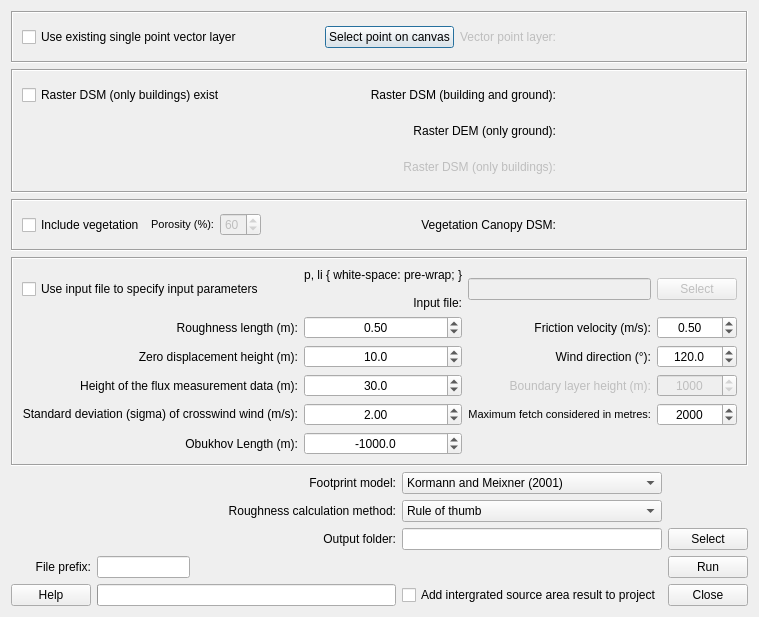
<?xml version="1.0" encoding="UTF-8"?>
<ui version="4.0">
 <class>FootprintModelDialogBase</class>
 <widget class="QDialog" name="FootprintModelDialogBase">
  <property name="geometry">
   <rect>
    <x>0</x>
    <y>0</y>
    <width>702</width>
    <height>604</height>
   </rect>
  </property>
  <property name="windowTitle">
   <string>Footprint model</string>
  </property>
  <layout class="QGridLayout" name="gridLayout_6">
   <item row="2" column="0">
    <widget class="QFrame" name="frame_4">
     <property name="frameShape">
      <enum>QFrame::Box</enum>
     </property>
     <property name="frameShadow">
      <enum>QFrame::Sunken</enum>
     </property>
     <layout class="QGridLayout" name="gridLayout_11">
      <item row="0" column="0">
       <widget class="QCheckBox" name="checkBoxUseVeg">
        <property name="enabled">
         <bool>true</bool>
        </property>
        <property name="text">
         <string>Include vegetation</string>
        </property>
       </widget>
      </item>
      <item row="0" column="4">
       <widget class="QLabel" name="label_21">
        <property name="text">
         <string>Vegetation Canopy DSM:</string>
        </property>
        <property name="alignment">
         <set>Qt::AlignRight|Qt::AlignTrailing|Qt::AlignVCenter</set>
        </property>
       </widget>
      </item>
      <item row="2" column="5">
       <spacer name="verticalSpacer_2">
        <property name="orientation">
         <enum>Qt::Vertical</enum>
        </property>
        <property name="sizeHint" stdset="0">
         <size>
          <width>20</width>
          <height>40</height>
         </size>
        </property>
       </spacer>
      </item>
      <item row="0" column="1">
       <widget class="QLabel" name="label_20">
        <property name="text">
         <string>&lt;!DOCTYPE HTML PUBLIC &quot;-//W3C//DTD HTML 4.0//EN&quot; &quot;http://www.w3.org/TR/REC-html40/strict.dtd&quot;&gt;
&lt;html&gt;&lt;head&gt;&lt;meta name=&quot;qrichtext&quot; content=&quot;1&quot; /&gt;&lt;style type=&quot;text/css&quot;&gt;
p, li { white-space: pre-wrap; }
&lt;/style&gt;&lt;/head&gt;&lt;body style=&quot; font-family:'MS Shell Dlg 2'; font-size:8pt; font-weight:400; font-style:normal;&quot;&gt;
&lt;p style=&quot; margin-top:0px; margin-bottom:0px; margin-left:0px; margin-right:0px; -qt-block-indent:0; text-indent:0px;&quot;&gt;Porosity (%):&lt;/p&gt;&lt;/body&gt;&lt;/html&gt;</string>
        </property>
        <property name="alignment">
         <set>Qt::AlignRight|Qt::AlignTrailing|Qt::AlignVCenter</set>
        </property>
       </widget>
      </item>
      <item row="0" column="2">
       <widget class="QSpinBox" name="spinBoxPorosity">
        <property name="enabled">
         <bool>false</bool>
        </property>
        <property name="value">
         <number>60</number>
        </property>
       </widget>
      </item>
      <item row="0" column="5" colspan="2">
       <widget class="QWidget" name="widgetVegDSM" native="true">
        <property name="enabled">
         <bool>false</bool>
        </property>
        <property name="minimumSize">
         <size>
          <width>175</width>
          <height>30</height>
         </size>
        </property>
        <property name="layoutDirection">
         <enum>Qt::LeftToRight</enum>
        </property>
        <layout class="QGridLayout" name="gridLayout_3"/>
       </widget>
      </item>
      <item row="0" column="3">
       <spacer name="horizontalSpacer_3">
        <property name="orientation">
         <enum>Qt::Horizontal</enum>
        </property>
        <property name="sizeHint" stdset="0">
         <size>
          <width>40</width>
          <height>20</height>
         </size>
        </property>
       </spacer>
      </item>
     </layout>
    </widget>
   </item>
   <item row="0" column="0">
    <widget class="QFrame" name="frame_2">
     <property name="frameShape">
      <enum>QFrame::Box</enum>
     </property>
     <property name="frameShadow">
      <enum>QFrame::Sunken</enum>
     </property>
     <layout class="QGridLayout" name="gridLayout">
      <item row="4" column="2" colspan="2">
       <spacer name="verticalSpacer_5">
        <property name="orientation">
         <enum>Qt::Vertical</enum>
        </property>
        <property name="sizeHint" stdset="0">
         <size>
          <width>20</width>
          <height>40</height>
         </size>
        </property>
       </spacer>
      </item>
      <item row="1" column="3">
       <widget class="QLabel" name="label_6">
        <property name="enabled">
         <bool>false</bool>
        </property>
        <property name="text">
         <string>Vector point layer:</string>
        </property>
        <property name="alignment">
         <set>Qt::AlignRight|Qt::AlignTrailing|Qt::AlignVCenter</set>
        </property>
       </widget>
      </item>
      <item row="1" column="0">
       <widget class="QCheckBox" name="checkBoxVectorLayer">
        <property name="layoutDirection">
         <enum>Qt::LeftToRight</enum>
        </property>
        <property name="text">
         <string>Use existing single point vector layer</string>
        </property>
       </widget>
      </item>
      <item row="1" column="2">
       <widget class="QPushButton" name="selectpoint">
        <property name="contextMenuPolicy">
         <enum>Qt::DefaultContextMenu</enum>
        </property>
        <property name="toolTip">
         <string>Select point on canvas</string>
        </property>
        <property name="whatsThis">
         <string>Select a point on the canvas &lt;a href=README.html&gt; Click here for more info! &lt;/a href&gt;</string>
        </property>
        <property name="text">
         <string>Select point on canvas</string>
        </property>
       </widget>
      </item>
      <item row="1" column="4">
       <widget class="QWidget" name="widgetPointLayer" native="true">
        <property name="enabled">
         <bool>false</bool>
        </property>
        <property name="minimumSize">
         <size>
          <width>175</width>
          <height>30</height>
         </size>
        </property>
        <property name="layoutDirection">
         <enum>Qt::LeftToRight</enum>
        </property>
        <layout class="QGridLayout" name="gridLayout_10"/>
       </widget>
      </item>
      <item row="1" column="1">
       <spacer name="horizontalSpacer_4">
        <property name="orientation">
         <enum>Qt::Horizontal</enum>
        </property>
        <property name="sizeHint" stdset="0">
         <size>
          <width>40</width>
          <height>20</height>
         </size>
        </property>
       </spacer>
      </item>
     </layout>
    </widget>
   </item>
   <item row="1" column="0">
    <widget class="QFrame" name="frame">
     <property name="frameShape">
      <enum>QFrame::Box</enum>
     </property>
     <property name="frameShadow">
      <enum>QFrame::Sunken</enum>
     </property>
     <layout class="QGridLayout" name="gridLayout_9">
      <item row="3" column="2">
       <widget class="QLabel" name="label_2">
        <property name="text">
         <string>Raster DSM (building and ground):</string>
        </property>
        <property name="alignment">
         <set>Qt::AlignRight|Qt::AlignTrailing|Qt::AlignVCenter</set>
        </property>
       </widget>
      </item>
      <item row="8" column="3">
       <spacer name="verticalSpacer">
        <property name="orientation">
         <enum>Qt::Vertical</enum>
        </property>
        <property name="sizeHint" stdset="0">
         <size>
          <width>20</width>
          <height>40</height>
         </size>
        </property>
       </spacer>
      </item>
      <item row="4" column="2">
       <widget class="QLabel" name="label_3">
        <property name="text">
         <string>Raster DEM (only ground):</string>
        </property>
        <property name="alignment">
         <set>Qt::AlignRight|Qt::AlignTrailing|Qt::AlignVCenter</set>
        </property>
       </widget>
      </item>
      <item row="5" column="2">
       <widget class="QLabel" name="label_4">
        <property name="enabled">
         <bool>false</bool>
        </property>
        <property name="text">
         <string>Raster DSM (only buildings):</string>
        </property>
        <property name="alignment">
         <set>Qt::AlignRight|Qt::AlignTrailing|Qt::AlignVCenter</set>
        </property>
       </widget>
      </item>
      <item row="3" column="0">
       <widget class="QCheckBox" name="checkBoxOnlyBuilding">
        <property name="layoutDirection">
         <enum>Qt::LeftToRight</enum>
        </property>
        <property name="text">
         <string>Raster DSM (only buildings) exist</string>
        </property>
       </widget>
      </item>
      <item row="3" column="3">
       <widget class="QWidget" name="widgetDSMbuildground" native="true">
        <property name="minimumSize">
         <size>
          <width>175</width>
          <height>30</height>
         </size>
        </property>
        <property name="layoutDirection">
         <enum>Qt::LeftToRight</enum>
        </property>
        <layout class="QGridLayout" name="gridLayout_2"/>
       </widget>
      </item>
      <item row="4" column="3">
       <widget class="QWidget" name="widgetDEM" native="true">
        <property name="minimumSize">
         <size>
          <width>175</width>
          <height>30</height>
         </size>
        </property>
        <property name="layoutDirection">
         <enum>Qt::LeftToRight</enum>
        </property>
        <layout class="QGridLayout" name="gridLayout_7"/>
       </widget>
      </item>
      <item row="5" column="3">
       <widget class="QWidget" name="widgetDSMbuild" native="true">
        <property name="enabled">
         <bool>false</bool>
        </property>
        <property name="minimumSize">
         <size>
          <width>175</width>
          <height>30</height>
         </size>
        </property>
        <property name="layoutDirection">
         <enum>Qt::LeftToRight</enum>
        </property>
        <layout class="QGridLayout" name="gridLayout_8"/>
       </widget>
      </item>
      <item row="3" column="1">
       <spacer name="horizontalSpacer">
        <property name="orientation">
         <enum>Qt::Horizontal</enum>
        </property>
        <property name="sizeHint" stdset="0">
         <size>
          <width>40</width>
          <height>20</height>
         </size>
        </property>
       </spacer>
      </item>
     </layout>
    </widget>
   </item>
   <item row="3" column="0">
    <widget class="QFrame" name="frame_3">
     <property name="frameShape">
      <enum>QFrame::Box</enum>
     </property>
     <property name="frameShadow">
      <enum>QFrame::Sunken</enum>
     </property>
     <layout class="QGridLayout" name="gridLayout_5">
      <item row="15" column="1">
       <widget class="QDoubleSpinBox" name="doubleSpinBox_wssd">
        <property name="alignment">
         <set>Qt::AlignCenter</set>
        </property>
        <property name="singleStep">
         <double>0.100000000000000</double>
        </property>
        <property name="value">
         <double>2.000000000000000</double>
        </property>
       </widget>
      </item>
      <item row="16" column="0">
       <widget class="QLabel" name="label_16">
        <property name="text">
         <string>Obukhov Length (m):</string>
        </property>
        <property name="alignment">
         <set>Qt::AlignRight|Qt::AlignTrailing|Qt::AlignVCenter</set>
        </property>
       </widget>
      </item>
      <item row="12" column="2">
       <widget class="QLabel" name="label_17">
        <property name="text">
         <string>Friction velocity (m/s):</string>
        </property>
        <property name="alignment">
         <set>Qt::AlignRight|Qt::AlignTrailing|Qt::AlignVCenter</set>
        </property>
       </widget>
      </item>
      <item row="12" column="3">
       <widget class="QDoubleSpinBox" name="doubleSpinBox_ustar">
        <property name="alignment">
         <set>Qt::AlignCenter</set>
        </property>
        <property name="singleStep">
         <double>0.000000000000000</double>
        </property>
        <property name="value">
         <double>0.500000000000000</double>
        </property>
       </widget>
      </item>
      <item row="14" column="2">
       <widget class="QLabel" name="label_19">
        <property name="enabled">
         <bool>false</bool>
        </property>
        <property name="text">
         <string>Boundary layer height (m):</string>
        </property>
        <property name="alignment">
         <set>Qt::AlignRight|Qt::AlignTrailing|Qt::AlignVCenter</set>
        </property>
       </widget>
      </item>
      <item row="14" column="3">
       <widget class="QDoubleSpinBox" name="doubleSpinBox_bl">
        <property name="enabled">
         <bool>false</bool>
        </property>
        <property name="alignment">
         <set>Qt::AlignCenter</set>
        </property>
        <property name="decimals">
         <number>0</number>
        </property>
        <property name="maximum">
         <double>4000.000000000000000</double>
        </property>
        <property name="value">
         <double>1000.000000000000000</double>
        </property>
       </widget>
      </item>
      <item row="13" column="2">
       <widget class="QLabel" name="label_18">
        <property name="text">
         <string>Wind direction (°):</string>
        </property>
        <property name="alignment">
         <set>Qt::AlignRight|Qt::AlignTrailing|Qt::AlignVCenter</set>
        </property>
       </widget>
      </item>
      <item row="15" column="2">
       <widget class="QLabel" name="label_7">
        <property name="text">
         <string>&lt;!DOCTYPE HTML PUBLIC &quot;-//W3C//DTD HTML 4.0//EN&quot; &quot;http://www.w3.org/TR/REC-html40/strict.dtd&quot;&gt;
&lt;html&gt;&lt;head&gt;&lt;meta name=&quot;qrichtext&quot; content=&quot;1&quot; /&gt;&lt;style type=&quot;text/css&quot;&gt;
p, li { white-space: pre-wrap; }
&lt;/style&gt;&lt;/head&gt;&lt;body style=&quot; font-family:'MS Shell Dlg 2'; font-size:8pt; font-weight:400; font-style:normal;&quot;&gt;
&lt;p style=&quot; margin-top:0px; margin-bottom:0px; margin-left:0px; margin-right:0px; -qt-block-indent:0; text-indent:0px;&quot;&gt;Maximum fetch considered in metres:&lt;/p&gt;&lt;/body&gt;&lt;/html&gt;</string>
        </property>
        <property name="alignment">
         <set>Qt::AlignRight|Qt::AlignTrailing|Qt::AlignVCenter</set>
        </property>
       </widget>
      </item>
      <item row="15" column="3">
       <widget class="QSpinBox" name="spinBoxFetch">
        <property name="enabled">
         <bool>true</bool>
        </property>
        <property name="alignment">
         <set>Qt::AlignCenter</set>
        </property>
        <property name="maximum">
         <number>10000</number>
        </property>
        <property name="value">
         <number>2000</number>
        </property>
       </widget>
      </item>
      <item row="16" column="1">
       <widget class="QDoubleSpinBox" name="doubleSpinBox_L">
        <property name="alignment">
         <set>Qt::AlignCenter</set>
        </property>
        <property name="decimals">
         <number>1</number>
        </property>
        <property name="minimum">
         <double>-10000.000000000000000</double>
        </property>
        <property name="maximum">
         <double>10000.000000000000000</double>
        </property>
        <property name="value">
         <double>-1000.000000000000000</double>
        </property>
       </widget>
      </item>
      <item row="13" column="3">
       <widget class="QDoubleSpinBox" name="doubleSpinBox_wd">
        <property name="alignment">
         <set>Qt::AlignCenter</set>
        </property>
        <property name="decimals">
         <number>1</number>
        </property>
        <property name="maximum">
         <double>360.000000000000000</double>
        </property>
        <property name="value">
         <double>120.000000000000000</double>
        </property>
       </widget>
      </item>
      <item row="15" column="0">
       <widget class="QLabel" name="label_15">
        <property name="text">
         <string>&lt;html&gt;&lt;head/&gt;&lt;body&gt;&lt;p&gt;Standard deviation (sigma) of crosswind wind (m/s):&lt;/p&gt;&lt;/body&gt;&lt;/html&gt;</string>
        </property>
        <property name="alignment">
         <set>Qt::AlignRight|Qt::AlignTrailing|Qt::AlignVCenter</set>
        </property>
       </widget>
      </item>
      <item row="12" column="1">
       <widget class="QDoubleSpinBox" name="doubleSpinBox_z0">
        <property name="alignment">
         <set>Qt::AlignCenter</set>
        </property>
        <property name="singleStep">
         <double>0.100000000000000</double>
        </property>
        <property name="value">
         <double>0.500000000000000</double>
        </property>
       </widget>
      </item>
      <item row="13" column="1">
       <widget class="QDoubleSpinBox" name="doubleSpinBox_zd">
        <property name="alignment">
         <set>Qt::AlignCenter</set>
        </property>
        <property name="decimals">
         <number>1</number>
        </property>
        <property name="maximum">
         <double>1000.000000000000000</double>
        </property>
        <property name="value">
         <double>10.000000000000000</double>
        </property>
       </widget>
      </item>
      <item row="17" column="2">
       <spacer name="verticalSpacer_3">
        <property name="orientation">
         <enum>Qt::Vertical</enum>
        </property>
        <property name="sizeHint" stdset="0">
         <size>
          <width>20</width>
          <height>40</height>
         </size>
        </property>
       </spacer>
      </item>
      <item row="12" column="0">
       <widget class="QLabel" name="label_11">
        <property name="text">
         <string>Roughness length (m):</string>
        </property>
        <property name="alignment">
         <set>Qt::AlignRight|Qt::AlignTrailing|Qt::AlignVCenter</set>
        </property>
       </widget>
      </item>
      <item row="1" column="0">
       <widget class="QCheckBox" name="checkBoxUseFile">
        <property name="enabled">
         <bool>true</bool>
        </property>
        <property name="layoutDirection">
         <enum>Qt::LeftToRight</enum>
        </property>
        <property name="text">
         <string>Use input file to specify input parameters</string>
        </property>
       </widget>
      </item>
      <item row="13" column="0">
       <widget class="QLabel" name="label_12">
        <property name="text">
         <string>Zero displacement height (m):</string>
        </property>
        <property name="alignment">
         <set>Qt::AlignRight|Qt::AlignTrailing|Qt::AlignVCenter</set>
        </property>
       </widget>
      </item>
      <item row="14" column="0">
       <widget class="QLabel" name="label_13">
        <property name="text">
         <string>Height of the flux measurement data (m):</string>
        </property>
        <property name="alignment">
         <set>Qt::AlignRight|Qt::AlignTrailing|Qt::AlignVCenter</set>
        </property>
       </widget>
      </item>
      <item row="1" column="3">
       <widget class="QPushButton" name="pushButtonImport">
        <property name="enabled">
         <bool>false</bool>
        </property>
        <property name="text">
         <string>Select</string>
        </property>
       </widget>
      </item>
      <item row="1" column="2">
       <widget class="QLineEdit" name="textInputMetdata">
        <property name="enabled">
         <bool>false</bool>
        </property>
       </widget>
      </item>
      <item row="1" column="1">
       <widget class="QLabel" name="label_10">
        <property name="text">
         <string>&lt;!DOCTYPE HTML PUBLIC &quot;-//W3C//DTD HTML 4.0//EN&quot; &quot;http://www.w3.org/TR/REC-html40/strict.dtd&quot;&gt;
&lt;html&gt;&lt;head&gt;&lt;meta name=&quot;qrichtext&quot; content=&quot;1&quot; /&gt;&lt;style type=&quot;text/css&quot;&gt;
p, li { white-space: pre-wrap; }
&lt;/style&gt;&lt;/head&gt;&lt;body style=&quot; font-family:'MS Shell Dlg 2'; font-size:8pt; font-weight:400; font-style:normal;&quot;&gt;
&lt;p style=&quot; margin-top:0px; margin-bottom:0px; margin-left:0px; margin-right:0px; -qt-block-indent:0; text-indent:0px;&quot;&gt;Input file:&lt;/p&gt;&lt;/body&gt;&lt;/html&gt;</string>
        </property>
        <property name="alignment">
         <set>Qt::AlignRight|Qt::AlignTrailing|Qt::AlignVCenter</set>
        </property>
       </widget>
      </item>
      <item row="14" column="1">
       <widget class="QDoubleSpinBox" name="doubleSpinBox_zm">
        <property name="alignment">
         <set>Qt::AlignCenter</set>
        </property>
        <property name="decimals">
         <number>1</number>
        </property>
        <property name="maximum">
         <double>1000.000000000000000</double>
        </property>
        <property name="value">
         <double>30.000000000000000</double>
        </property>
       </widget>
      </item>
     </layout>
    </widget>
   </item>
   <item row="4" column="0">
    <layout class="QGridLayout" name="gridLayout_4">
     <item row="1" column="5">
      <widget class="QComboBox" name="comboBox_Roughness">
       <item>
        <property name="text">
         <string>Rule of thumb</string>
        </property>
       </item>
       <item>
        <property name="text">
         <string>Raupach (1994/95)</string>
        </property>
       </item>
       <item>
        <property name="text">
         <string>Simplified Bottema (1995)</string>
        </property>
       </item>
       <item>
        <property name="text">
         <string>MacDonald et al. (1998)</string>
        </property>
       </item>
       <item>
        <property name="text">
         <string>Millward-Hopkins et al. (2011)</string>
        </property>
       </item>
       <item>
        <property name="text">
         <string>Kanda et al. (2013)</string>
        </property>
       </item>
      </widget>
     </item>
     <item row="4" column="0">
      <widget class="QPushButton" name="helpButton">
       <property name="text">
        <string>Help</string>
       </property>
      </widget>
     </item>
     <item row="3" column="6">
      <widget class="QPushButton" name="runButton">
       <property name="enabled">
        <bool>true</bool>
       </property>
       <property name="text">
        <string>Run</string>
       </property>
      </widget>
     </item>
     <item row="4" column="6">
      <widget class="QPushButton" name="closeButton">
       <property name="enabled">
        <bool>true</bool>
       </property>
       <property name="text">
        <string>Close</string>
       </property>
      </widget>
     </item>
     <item row="2" column="6">
      <widget class="QPushButton" name="pushButtonSave">
       <property name="text">
        <string>Select</string>
       </property>
      </widget>
     </item>
     <item row="4" column="5">
      <widget class="QCheckBox" name="checkBoxIntoCanvas">
       <property name="enabled">
        <bool>true</bool>
       </property>
       <property name="text">
        <string>Add intergrated source area result to project</string>
       </property>
      </widget>
     </item>
     <item row="0" column="5">
      <widget class="QComboBox" name="comboBoxFPM">
       <item>
        <property name="text">
         <string>Kormann and Meixner (2001)</string>
        </property>
       </item>
       <item>
        <property name="text">
         <string>Kljun et al. (2015)</string>
        </property>
       </item>
      </widget>
     </item>
     <item row="2" column="5">
      <widget class="QLineEdit" name="textOutput"/>
     </item>
     <item row="0" column="3">
      <widget class="QLabel" name="label_22">
       <property name="text">
        <string>Footprint model:</string>
       </property>
       <property name="alignment">
        <set>Qt::AlignRight|Qt::AlignTrailing|Qt::AlignVCenter</set>
       </property>
      </widget>
     </item>
     <item row="2" column="3">
      <widget class="QLabel" name="label_5">
       <property name="text">
        <string>Output folder:</string>
       </property>
       <property name="alignment">
        <set>Qt::AlignRight|Qt::AlignTrailing|Qt::AlignVCenter</set>
       </property>
      </widget>
     </item>
     <item row="1" column="3">
      <widget class="QLabel" name="label_8">
       <property name="text">
        <string>Roughness calculation method:</string>
       </property>
       <property name="alignment">
        <set>Qt::AlignRight|Qt::AlignTrailing|Qt::AlignVCenter</set>
       </property>
      </widget>
     </item>
     <item row="3" column="1">
      <widget class="QLineEdit" name="textOutput_prefix">
       <property name="alignment">
        <set>Qt::AlignCenter</set>
       </property>
      </widget>
     </item>
     <item row="3" column="0">
      <widget class="QLabel" name="label_9">
       <property name="text">
        <string>File prefix:</string>
       </property>
       <property name="alignment">
        <set>Qt::AlignRight|Qt::AlignTrailing|Qt::AlignVCenter</set>
       </property>
      </widget>
     </item>
     <item row="3" column="2">
      <spacer name="horizontalSpacer_2">
       <property name="orientation">
        <enum>Qt::Horizontal</enum>
       </property>
       <property name="sizeHint" stdset="0">
        <size>
         <width>40</width>
         <height>20</height>
        </size>
       </property>
      </spacer>
     </item>
     <item row="4" column="1" colspan="3">
      <widget class="QProgressBar" name="progressBar">
       <property name="value">
        <number>0</number>
       </property>
       <property name="textVisible">
        <bool>false</bool>
       </property>
      </widget>
     </item>
    </layout>
   </item>
  </layout>
  <zorder>frame_3</zorder>
  <zorder>frame_2</zorder>
  <zorder>frame</zorder>
  <zorder>frame_4</zorder>
  <zorder></zorder>
 </widget>
 <resources/>
 <connections>
  <connection>
   <sender>checkBoxUseFile</sender>
   <signal>toggled(bool)</signal>
   <receiver>pushButtonImport</receiver>
   <slot>setEnabled(bool)</slot>
   <hints>
    <hint type="sourcelabel">
     <x>115</x>
     <y>297</y>
    </hint>
    <hint type="destinationlabel">
     <x>682</x>
     <y>301</y>
    </hint>
   </hints>
  </connection>
  <connection>
   <sender>checkBoxUseFile</sender>
   <signal>toggled(bool)</signal>
   <receiver>textInputMetdata</receiver>
   <slot>setEnabled(bool)</slot>
   <hints>
    <hint type="sourcelabel">
     <x>102</x>
     <y>297</y>
    </hint>
    <hint type="destinationlabel">
     <x>599</x>
     <y>298</y>
    </hint>
   </hints>
  </connection>
  <connection>
   <sender>checkBoxUseFile</sender>
   <signal>toggled(bool)</signal>
   <receiver>doubleSpinBox_z0</receiver>
   <slot>setDisabled(bool)</slot>
   <hints>
    <hint type="sourcelabel">
     <x>91</x>
     <y>297</y>
    </hint>
    <hint type="destinationlabel">
     <x>342</x>
     <y>327</y>
    </hint>
   </hints>
  </connection>
  <connection>
   <sender>checkBoxUseFile</sender>
   <signal>toggled(bool)</signal>
   <receiver>doubleSpinBox_zd</receiver>
   <slot>setDisabled(bool)</slot>
   <hints>
    <hint type="sourcelabel">
     <x>93</x>
     <y>297</y>
    </hint>
    <hint type="destinationlabel">
     <x>342</x>
     <y>353</y>
    </hint>
   </hints>
  </connection>
  <connection>
   <sender>checkBoxUseFile</sender>
   <signal>toggled(bool)</signal>
   <receiver>doubleSpinBox_zm</receiver>
   <slot>setDisabled(bool)</slot>
   <hints>
    <hint type="sourcelabel">
     <x>90</x>
     <y>297</y>
    </hint>
    <hint type="destinationlabel">
     <x>342</x>
     <y>379</y>
    </hint>
   </hints>
  </connection>
  <connection>
   <sender>checkBoxUseFile</sender>
   <signal>toggled(bool)</signal>
   <receiver>doubleSpinBox_wssd</receiver>
   <slot>setDisabled(bool)</slot>
   <hints>
    <hint type="sourcelabel">
     <x>130</x>
     <y>297</y>
    </hint>
    <hint type="destinationlabel">
     <x>342</x>
     <y>405</y>
    </hint>
   </hints>
  </connection>
  <connection>
   <sender>checkBoxUseFile</sender>
   <signal>toggled(bool)</signal>
   <receiver>doubleSpinBox_L</receiver>
   <slot>setDisabled(bool)</slot>
   <hints>
    <hint type="sourcelabel">
     <x>142</x>
     <y>297</y>
    </hint>
    <hint type="destinationlabel">
     <x>342</x>
     <y>431</y>
    </hint>
   </hints>
  </connection>
  <connection>
   <sender>checkBoxUseFile</sender>
   <signal>toggled(bool)</signal>
   <receiver>doubleSpinBox_ustar</receiver>
   <slot>setDisabled(bool)</slot>
   <hints>
    <hint type="sourcelabel">
     <x>153</x>
     <y>297</y>
    </hint>
    <hint type="destinationlabel">
     <x>682</x>
     <y>327</y>
    </hint>
   </hints>
  </connection>
  <connection>
   <sender>checkBoxUseFile</sender>
   <signal>toggled(bool)</signal>
   <receiver>doubleSpinBox_wd</receiver>
   <slot>setDisabled(bool)</slot>
   <hints>
    <hint type="sourcelabel">
     <x>182</x>
     <y>297</y>
    </hint>
    <hint type="destinationlabel">
     <x>682</x>
     <y>353</y>
    </hint>
   </hints>
  </connection>
  <connection>
   <sender>closeButton</sender>
   <signal>clicked()</signal>
   <receiver>FootprintModelDialogBase</receiver>
   <slot>accept()</slot>
   <hints>
    <hint type="sourcelabel">
     <x>691</x>
     <y>593</y>
    </hint>
    <hint type="destinationlabel">
     <x>243</x>
     <y>318</y>
    </hint>
   </hints>
  </connection>
  <connection>
   <sender>checkBoxVectorLayer</sender>
   <signal>toggled(bool)</signal>
   <receiver>label_6</receiver>
   <slot>setEnabled(bool)</slot>
   <hints>
    <hint type="sourcelabel">
     <x>45</x>
     <y>39</y>
    </hint>
    <hint type="destinationlabel">
     <x>501</x>
     <y>48</y>
    </hint>
   </hints>
  </connection>
  <connection>
   <sender>checkBoxOnlyBuilding</sender>
   <signal>toggled(bool)</signal>
   <receiver>label_2</receiver>
   <slot>setDisabled(bool)</slot>
   <hints>
    <hint type="sourcelabel">
     <x>129</x>
     <y>104</y>
    </hint>
    <hint type="destinationlabel">
     <x>501</x>
     <y>110</y>
    </hint>
   </hints>
  </connection>
  <connection>
   <sender>checkBoxOnlyBuilding</sender>
   <signal>toggled(bool)</signal>
   <receiver>label_3</receiver>
   <slot>setDisabled(bool)</slot>
   <hints>
    <hint type="sourcelabel">
     <x>140</x>
     <y>104</y>
    </hint>
    <hint type="destinationlabel">
     <x>501</x>
     <y>146</y>
    </hint>
   </hints>
  </connection>
  <connection>
   <sender>checkBoxOnlyBuilding</sender>
   <signal>toggled(bool)</signal>
   <receiver>label_4</receiver>
   <slot>setEnabled(bool)</slot>
   <hints>
    <hint type="sourcelabel">
     <x>164</x>
     <y>104</y>
    </hint>
    <hint type="destinationlabel">
     <x>501</x>
     <y>182</y>
    </hint>
   </hints>
  </connection>
  <connection>
   <sender>checkBoxUseVeg</sender>
   <signal>clicked(bool)</signal>
   <receiver>spinBoxPorosity</receiver>
   <slot>setEnabled(bool)</slot>
   <hints>
    <hint type="sourcelabel">
     <x>110</x>
     <y>238</y>
    </hint>
    <hint type="destinationlabel">
     <x>255</x>
     <y>239</y>
    </hint>
   </hints>
  </connection>
  <connection>
   <sender>checkBoxUseFile</sender>
   <signal>clicked(bool)</signal>
   <receiver>doubleSpinBox_bl</receiver>
   <slot>setDisabled(bool)</slot>
   <hints>
    <hint type="sourcelabel">
     <x>138</x>
     <y>297</y>
    </hint>
    <hint type="destinationlabel">
     <x>682</x>
     <y>379</y>
    </hint>
   </hints>
  </connection>
  <connection>
   <sender>checkBoxUseVeg</sender>
   <signal>clicked(bool)</signal>
   <receiver>widgetVegDSM</receiver>
   <slot>setEnabled(bool)</slot>
   <hints>
    <hint type="sourcelabel">
     <x>70</x>
     <y>233</y>
    </hint>
    <hint type="destinationlabel">
     <x>520</x>
     <y>236</y>
    </hint>
   </hints>
  </connection>
  <connection>
   <sender>checkBoxVectorLayer</sender>
   <signal>clicked(bool)</signal>
   <receiver>widgetPointLayer</receiver>
   <slot>setEnabled(bool)</slot>
   <hints>
    <hint type="sourcelabel">
     <x>31</x>
     <y>35</y>
    </hint>
    <hint type="destinationlabel">
     <x>515</x>
     <y>31</y>
    </hint>
   </hints>
  </connection>
  <connection>
   <sender>checkBoxOnlyBuilding</sender>
   <signal>clicked(bool)</signal>
   <receiver>widgetDSMbuild</receiver>
   <slot>setEnabled(bool)</slot>
   <hints>
    <hint type="sourcelabel">
     <x>45</x>
     <y>98</y>
    </hint>
    <hint type="destinationlabel">
     <x>521</x>
     <y>171</y>
    </hint>
   </hints>
  </connection>
  <connection>
   <sender>checkBoxOnlyBuilding</sender>
   <signal>clicked(bool)</signal>
   <receiver>widgetDSMbuildground</receiver>
   <slot>setDisabled(bool)</slot>
   <hints>
    <hint type="sourcelabel">
     <x>82</x>
     <y>98</y>
    </hint>
    <hint type="destinationlabel">
     <x>517</x>
     <y>100</y>
    </hint>
   </hints>
  </connection>
  <connection>
   <sender>checkBoxOnlyBuilding</sender>
   <signal>clicked(bool)</signal>
   <receiver>widgetDEM</receiver>
   <slot>setDisabled(bool)</slot>
   <hints>
    <hint type="sourcelabel">
     <x>102</x>
     <y>93</y>
    </hint>
    <hint type="destinationlabel">
     <x>550</x>
     <y>138</y>
    </hint>
   </hints>
  </connection>
 </connections>
</ui>
